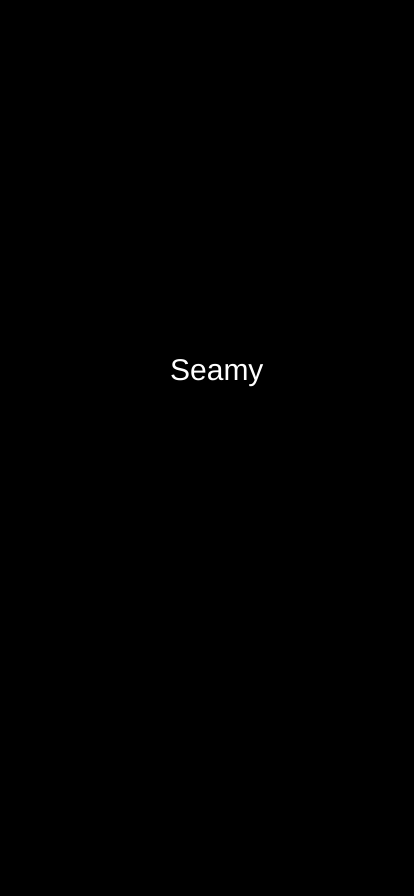
Frame 1 (no input)
Frame 60 (no input): identical to frame 1, image omitted
Frame 120 (the mouse pressed at the canvas centre since frame 60): identical to frame 1, image omitted

The p5.js sketch that drew this single still picture (run headless with seeded random() and noise() and a simulated clock; from frame 60 on, the mouse is pressed at the canvas centre):

// p5.js sketch
// ── sketch.js
function setup() {
  createCanvas(414, 896);
  background(0);
  textSize(30);
  fill(255);
  text("Seamy",170,380);
}

function draw() {
  // background(220);
}
